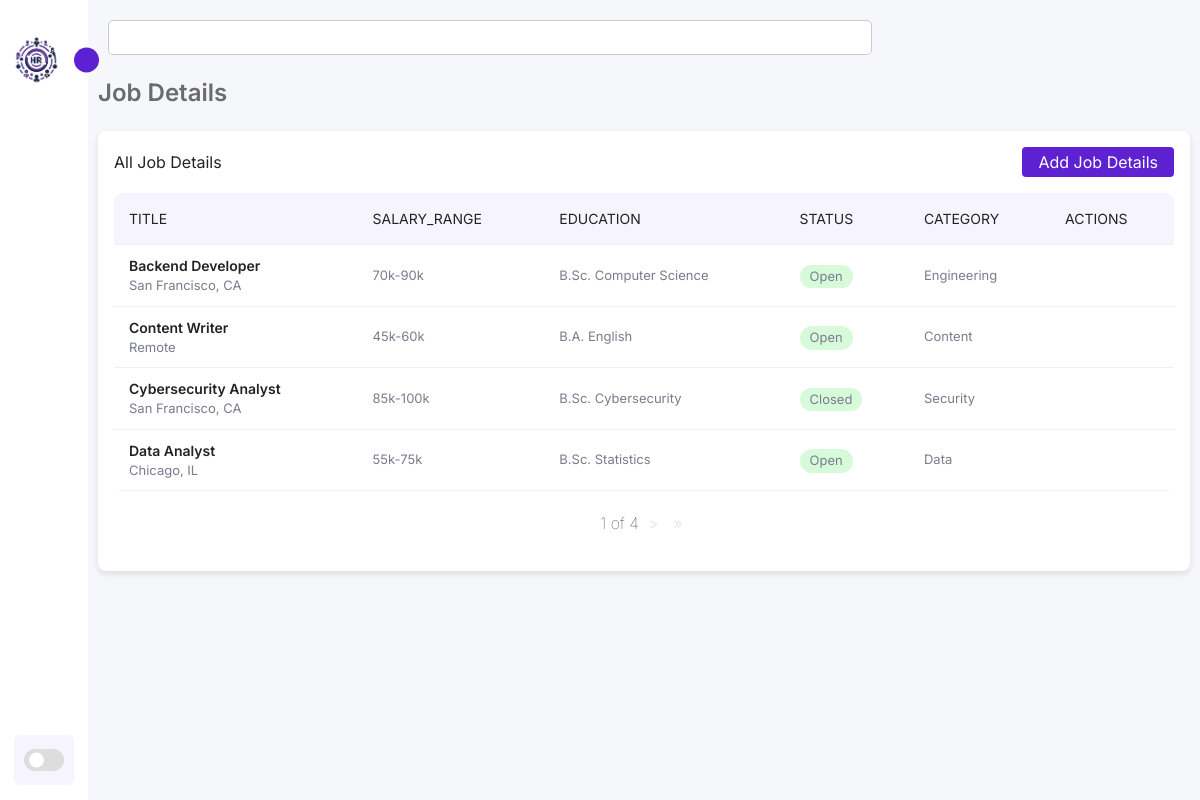
The app's page /vacancymanagement/vacancymanagement/ with its own data.
### recrut_vacancymanagement/models.py (models this page shows, shortened)
class JobDetails(models.Model):
    title = models.CharField(max_length=100)
    description = models.TextField()
    requirements = models.CharField(max_length=500)
    education = models.TextField()
    category = models.CharField(max_length=50, choices=CATEGORY_CHOICES)
    location = models.CharField(max_length=100, blank=True, null=True)
    salary_range = models.CharField(max_length=50, blank=True, null=True)
    status = models.CharField(max_length=6, choices=JobStatus.choices, default=JobStatus.OPEN)
    created_at = models.DateTimeField(auto_now_add=True)

### recrut_vacancymanagement/views.py (the view)
# urls.py: path('vacancymanagement/', views.jobdetails_list, name='jobdetails_list'),
def jobdetails_list(request):
    job_list = JobDetails.objects.all()
    title_filter = request.GET.get('title')
    if title_filter:
        job_list = job_list.filter(title__icontains=title_filter)
    job_list = job_list.order_by('title')
    paginator = Paginator(job_list, 4)
    page_number = request.GET.get('page')
    jobs = paginator.get_page(page_number)
    return render(request, 'jobdetails/jobdetails_list.html', {
        'jobs': jobs,
    })

### recrut_vacancymanagement/templates/jobdetails/jobdetails_list.html (shortened to what this page needs)
{% extends 'base_generic.html' %}
{% load static %}
{% block extra_styles %}
    <link rel="stylesheet" href="{% static 'css/lists.css' %}">
    <link rel="stylesheet" href="{% static 'css/modal.css' %}">
{% endblock %}
{% block content %}
<section class="main-title">
    <h1>Job Details</h1>
</section>
<div class="card">
    <div class="card-header">
        <h2>All Job Details</h2>
        <div class="filters">
            <button class="btn_add"><a href="{% url 'jobdetails_create' %}">Add Job Details</a></button>
        </div>
    </div>
    <div class="board">
        <table width="100%">
            <thead>
                <tr>
                    <td>Title</td>
                    <td>Salary_range</td>
                    <td>Education</td>
                    <td>Status</td>
                    <td>Category</td>
                    <td>Actions</td>
                </tr>
            </thead>
            <tbody>
                {% for job in jobs %}
                <tr>
                    <td class="people">
                        <div class="">
                            <h5>{{ job.title }}</h5>
                            <p>{{ job.location }}</p>
                        </div>
                    </td>
                    <td >
                        <p>{{ job.salary_range }}</p>
                    </td>
                    <td >
                        <p>{{ job.education }}</p>
                    </td>
                    <td class="active">
                        <p>{{ job.status }}</p>
                    </td>
                    <td >
                        <p>{{ job.category }}</p>
                    </td>
                    <td class="table-icons">
                    </td>
                </tr>
                {% endfor %}
            </tbody>
        </table>
    </div>
    <div class="pagination">
        <span class="step-links">
            <span class="current">
                {{ jobs.number }} of {{ jobs.paginator.num_pages }}
            </span>
            {% if jobs.has_next %}
                <a href="?page={{ jobs.next_page_number }}">&gt;</a>
                <a href="?page={{ jobs.paginator.num_pages }}"> &raquo;</a>
            {% endif %}
        </span>
    </div>
{% endblock %}

### static/css/style.css (style rules this page uses)
:root { --color-dark: #1D2231; --text-grey: #8390A2; --bg-body: #f6f7fb; --bg-main: #ffffff; --main-color: #5d21d1; --text-white: #ffffff; --body-color: #E4E9F7; --sidebar-color: #FFF; --primary-color: #5d21d1; --primary-color-light: #F6F5FF; --toggle-color: #DDD; --text-color: #242222; --tran-03: all 0.2s ease; --tran-04: all 0.3s ease; --tran-05: all 0.3s ease; }
* { padding: 0; margin: 0; box-sizing: border-box; list-style-type: none; text-decoration: none; font-family: 'Inter', sans-serif; }
body { height: 100vh; background: var(--bg-body); margin: 1rem 3rem; }
.main-title { display: flex; gap: 4rem; margin-bottom: 20px; }
.main-title h1 { font-size: 20px; font-weight: 600; color: #6b6b6b; }
.pagination { margin: 20px 0; text-align: center; color: var(--text-color); }
.step-links a { margin: 0 5px; text-decoration: none; color: #e5e7eb; }
.step-links .current { font-weight: lighter; }

### static/css/lists.css (style rules this page uses)
.card { background-color: var(--bg-main); border-radius: 8px; box-shadow: 0 3px 6px rgba(0, 0, 0, 0.1); padding: 1rem; margin-bottom: 1rem; width: 100%; max-width: 100%; }
.card-header { display: flex; justify-content: space-between; align-items: center; margin-bottom: 1rem; color: var(--text-color); }
.filters { display: flex; gap: 0.5rem; }
.btn_add { padding: 0.2rem 1rem; border-radius: 4px; border: none; background-color: var(--main-color); color: var(--text-white); cursor: pointer; }
.board { width: 100%; overflow: auto; background: #fff; border-radius: 8px; }
.board h5 { font-weight: 600; font-size: 14px; }
.board p { font-weight: 400; font-size: 13px; color: #787d8d; }
.board .people { display: flex; justify-self: flex-start; align-items: center; text-align: start; }
table { border-collapse: collapse; width: 100%; }
tr { border-bottom: 1px solid #eef0f3; }
thead td { font-size: 14px; text-transform: uppercase; font-weight: 400; background: #F9FAFB; text-align: start; padding: 15px; }
tbody tr td { padding: 10px 15px; }
.active p { background: #d7fada; padding: 2px 10px; display: inline-block; border-radius: 40px; color: #2b2b2b; }
table { border-collapse: collapse; }
thead td { font-size: 12px; text-transform: uppercase; font-weight: 400; background: #F9FAFB; text-align: start; padding: 10px; }
tbody tr td { padding: 10px 10px; }
table { border-collapse: collapse; width: 100%; background-color: var(--bg-main); color: var(--text-color); }
thead td { font-size: 14px; text-transform: uppercase; font-weight: 400; background: var(--primary-color-light); text-align: start; padding: 15px; }

### static/css/modal.css (style rules this page uses)
h1 { font-size: 24px !important; }
p { font-size: 14px; color: #787d8d; }

### records on screen
JobDetails: title "Backend Developer", location "San Francisco, CA", salary_range "70k-90k", education "B.Sc. Computer Science", status "Open", category "Engineering"
JobDetails: title "Content Writer", location "Remote", salary_range "45k-60k", education "B.A. English", status "Open", category "Content"
JobDetails: title "Cybersecurity Analyst", location "San Francisco, CA", salary_range "85k-100k", education "B.Sc. Cybersecurity", status "Closed", category "Security"
JobDetails: title "Data Analyst", location "Chicago, IL", salary_range "55k-75k", education "B.Sc. Statistics", status "Open", category "Data"

### other values on screen
{{ jobs.number }} "1"
{{ jobs.paginator.num_pages }} "4"
